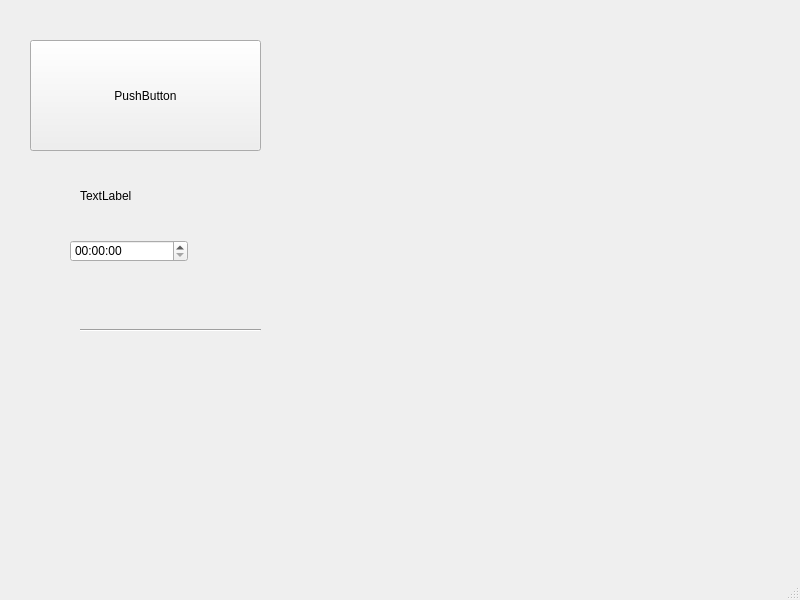
<?xml version="1.0" encoding="UTF-8"?>
<ui version="4.0">
 <class>MainWindow</class>
 <widget class="QMainWindow" name="MainWindow">
  <property name="geometry">
   <rect>
    <x>0</x>
    <y>0</y>
    <width>800</width>
    <height>600</height>
   </rect>
  </property>
  <property name="windowTitle">
   <string>MainWindow</string>
  </property>
  <widget class="QWidget" name="centralwidget">
   <widget class="QPushButton" name="pushButton">
    <property name="geometry">
     <rect>
      <x>30</x>
      <y>40</y>
      <width>231</width>
      <height>111</height>
     </rect>
    </property>
    <property name="text">
     <string>PushButton</string>
    </property>
   </widget>
   <widget class="QLabel" name="label">
    <property name="geometry">
     <rect>
      <x>80</x>
      <y>190</y>
      <width>54</width>
      <height>12</height>
     </rect>
    </property>
    <property name="text">
     <string>TextLabel</string>
    </property>
   </widget>
   <widget class="QTimeEdit" name="timeEdit">
    <property name="geometry">
     <rect>
      <x>70</x>
      <y>240</y>
      <width>118</width>
      <height>22</height>
     </rect>
    </property>
   </widget>
   <widget class="Line" name="line">
    <property name="geometry">
     <rect>
      <x>80</x>
      <y>290</y>
      <width>181</width>
      <height>81</height>
     </rect>
    </property>
    <property name="orientation">
     <enum>Qt::Horizontal</enum>
    </property>
   </widget>
   <widget class="QWidget" name="gridLayoutWidget">
    <property name="geometry">
     <rect>
      <x>270</x>
      <y>170</y>
      <width>160</width>
      <height>80</height>
     </rect>
    </property>
    <layout class="QGridLayout" name="gridLayout"/>
   </widget>
  </widget>
  <widget class="QMenuBar" name="menubar">
   <property name="geometry">
    <rect>
     <x>0</x>
     <y>0</y>
     <width>800</width>
     <height>22</height>
    </rect>
   </property>
  </widget>
  <widget class="QStatusBar" name="statusbar"/>
 </widget>
 <resources/>
 <connections/>
</ui>
